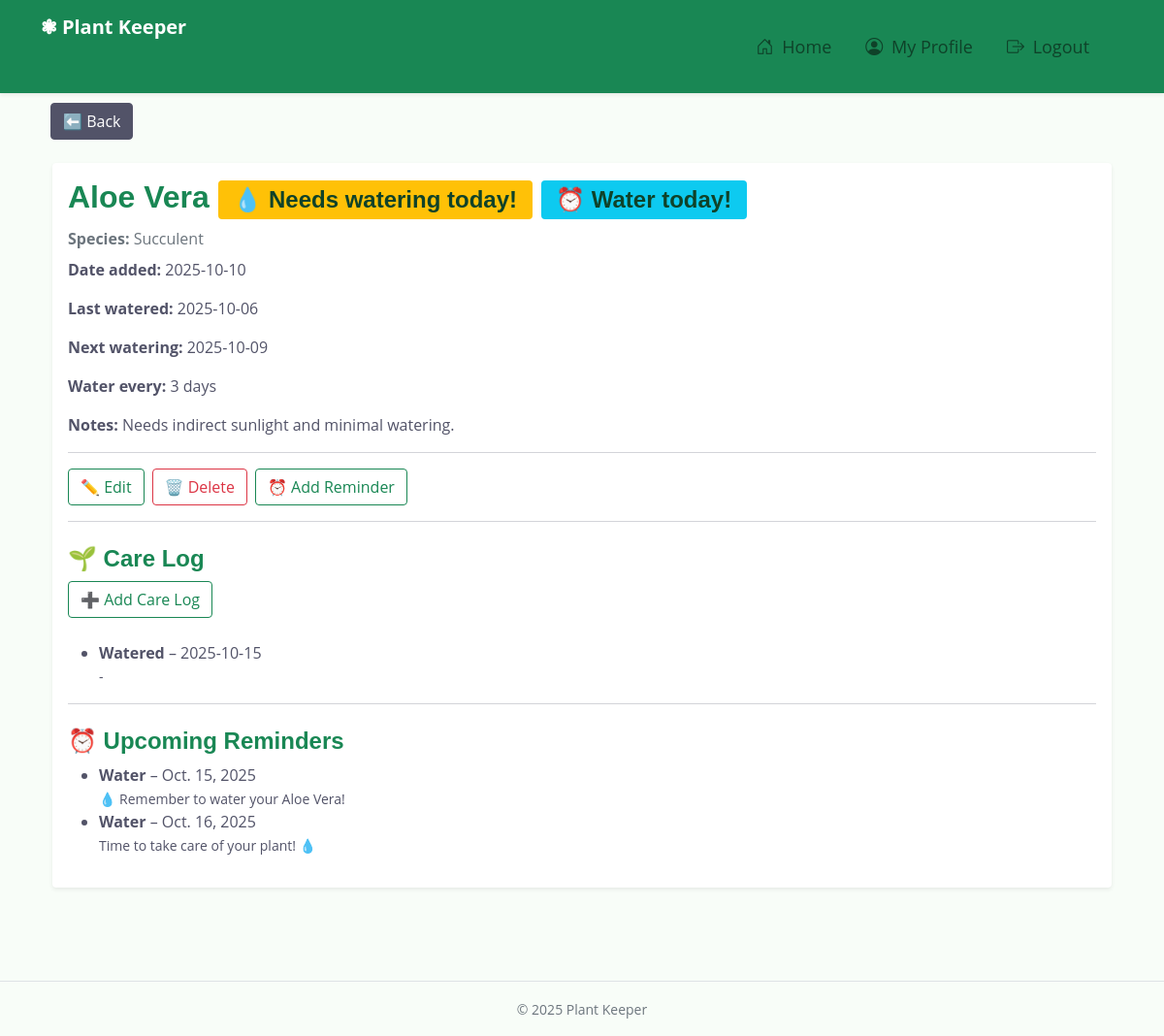
The app's page /plants/1/ (signed in) with its own data.
### main_app/models.py (models this page shows, shortened)
class Plant(models.Model):
    name = models.CharField(max_length=100)
    species = models.CharField(max_length=100)
    date_added = models.DateField(auto_now_add=True)
    last_watered_date = models.DateField(blank=True, null=True)
    watering_frequency = models.IntegerField(
        default=7, help_text="Days between watering"
    )
    notes = models.TextField(blank=True)
    user = models.ForeignKey(User, on_delete=models.CASCADE)
    def next_watering_date(self):
        if self.last_watered_date:
            return self.last_watered_date + timedelta(days=self.watering_frequency)
        return None
    @property
    def needs_watering(self):
        if not self.last_watered_date:
            return True
        days_passed = (date.today() - self.last_watered_date).days
        return days_passed >= self.watering_frequency

class Reminder(models.Model):
    REMINDER_TYPES = [
        ("Water", "Water"),
        ("Fertilizer", "Fertilizer"),
        ("Check Soil", "Check Soil"),
    ]
    plant = models.ForeignKey(Plant, on_delete=models.CASCADE)
    reminder_type = models.CharField(
        max_length=50, choices=REMINDER_TYPES, default="Water"
    )
    reminder_date = models.DateField()
    message = models.CharField(
        max_length=255, default="Time to take care of your plant! 💧"
    )
    is_completed = models.BooleanField(default=False)
    created_at = models.DateTimeField(auto_now_add=True)

class CareLog(models.Model):
    ACTIONS = [
        ("Watered", "Watered"),
        ("Fertilized", "Fertilized"),
        ("Pruned", "Pruned"),
        ("Repotted", "Repotted"),
    ]
    plant = models.ForeignKey(Plant, on_delete=models.CASCADE)
    action = models.CharField(max_length=50, choices=ACTIONS)
    date = models.DateField(auto_now_add=True)
    note = models.TextField(blank=True)

### main_app/views.py (the view)
# urls.py: path("plants/<int:pk>/", views.PlantDetail.as_view(), name="plant_detail"),
class PlantDetail(LoginRequiredMixin, DetailView):
    model = Plant
    template_name = "plants/detail.html"
    context_object_name = "plant"
    def get_context_data(self, **kwargs):
        context = super().get_context_data(**kwargs)
        plant = self.get_object()
        context["reminders"] = Reminder.objects.filter(
            plant=plant, is_completed=False, reminder_date__gte=date.today()
        ).order_by("reminder_date")
        context["today_reminders"] = Reminder.objects.filter(
            plant=plant, is_completed=False, reminder_date=date.today()
        )
        context['care_logs'] = CareLog.objects.filter(plant=plant).order_by('-date')
        return context

### main_app/templates/plants/detail.html (shortened to what this page needs)
{% extends "base.html" %}
{% block content %}
<div class="container py-5 position-relative">
  <a href="{% url 'plant_list' %}" class="btn btn-secondary back-btn">⬅️ Back</a>
  <div class="card shadow-sm border-0 mt-4">
    <div class="card-body">
      <h2 class="text-success">
        {{ plant.name }}
        {% if plant.needs_watering %}
            <span class="badge bg-warning text-dark">💧 Needs watering today!</span>
        {% endif %}
        {% if today_reminders %}
          {% for reminder in today_reminders %}
            <span class="badge bg-info text-dark">⏰ {{ reminder.reminder_type }} today!</span>
          {% endfor %}
        {% endif %}
      </h2>
      <p class="text-muted mb-2"><strong>Species:</strong> {{ plant.species }}</p>
      <p><strong>Date added:</strong> {{ plant.date_added|date:"Y-m-d" }}</p>
      <p><strong>Last watered:</strong>
        {% if plant.last_watered_date %}
          {{ plant.last_watered_date|date:"Y-m-d" }}
        {% else %}
          <span class="text-muted">Not yet</span>
        {% endif %}
      </p>
      <p><strong>Next watering:</strong>
        {% if plant.next_watering_date %}
          {{ plant.next_watering_date|date:"Y-m-d" }}
        {% else %}
          <span class="text-muted">Not scheduled</span>
        {% endif %}
      </p>
      <p><strong>Water every:</strong> {{ plant.watering_frequency }} days</p>
      <p><strong>Notes:</strong> {{ plant.notes|default:"-" }}</p>
      <hr>
      <div class="d-flex gap-2">
        <a href="{% url 'plant_edit' plant.pk %}" class="btn btn-outline-success">✏️ Edit</a>
        <a href="{% url 'plant_delete' plant.pk %}" class="btn btn-outline-danger">🗑️ Delete</a>
        <a href="{% url 'reminder_add' %}?plant_id={{ plant.id }}" class="btn btn-outline-success">⏰ Add Reminder</a>
      </div>
      <hr>
      <h4 class="mt-4 text-success">🌱 Care Log</h4>
      <div class="mb-3">
          <a href="{% url 'carelog_add' %}?plant_id={{ plant.id }}" class="btn btn-outline-success mb-2">➕ Add Care Log</a>
      </div>
      {% if care_logs %}
        <ul>
          {% for log in care_logs %}
            <li>
              <strong>{{ log.action }}</strong> – {{ log.date|date:"Y-m-d" }}<br>
              <small>{{ log.note|default:"-" }}</small>
            </li>
          {% endfor %}
        </ul>
      {% else %}
        <p class="text-muted">No care logs yet.</p>
      {% endif %}
      <hr>
      <h4 class="mt-4 text-success">⏰ Upcoming Reminders</h4>
      {% if reminders %}
        <ul>
          {% for reminder in reminders %}
            <li>
              <strong>{{ reminder.reminder_type }}</strong> – {{ reminder.reminder_date }}<br>
              <small>{{ reminder.message }}</small>
            </li>
          {% endfor %}
        </ul>
      {% else %}
        <p class="text-muted">No reminders yet.</p>
      {% endif %}
    </div>
  </div>
</div>
{% endblock %}

### main_app/static/css/style.css (style rules this page uses)
:root { --primary: #348E38; --secondary: #525368; --light: #E8F5E9; --dark: #0F4229; }
h1, .h1, h2, .h2, .fw-bold { font-weight: 700 !important; }
h3, .h3, h4, .h4, .fw-medium { font-weight: 600 !important; }
.btn { transition: .5s; font-weight: 500; }
body { background-color: #f8fdf8; }
.back-btn { position: absolute; top: 10px; left: 10px; z-index: 1000; }

### records on screen
Plant: name "Aloe Vera", species "Succulent", date_added "2025-10-10", last_watered_date "2025-10-06", next_watering_date "2025-10-09", watering_frequency "3", notes "Needs indirect sunlight and minimal watering."
Reminder: reminder_type "Water", reminder_date "Oct. 15, 2025", message "💧 Remember to water your Aloe Vera!"
CareLog: action "Watered", date "2025-10-15", note "-"
Reminder: reminder_type "Water", reminder_date "Oct. 16, 2025", message "Time to take care of your plant! 💧"
